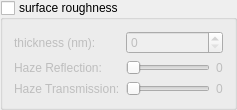
                      <widget class="QGroupBox" name="sroughGroup">
                       <property name="title">
                        <string>surface roughness</string>
                       </property>
                       <property name="checkable">
                        <bool>true</bool>
                       </property>
                       <property name="checked">
                        <bool>false</bool>
                       </property>
                       <layout class="QGridLayout" name="gridLayout_3">
                        <item row="0" column="0">
                         <widget class="QLabel" name="label_7">
                          <property name="text">
                           <string>thickness (nm):</string>
                          </property>
                         </widget>
                        </item>
                        <item row="1" column="0">
                         <widget class="QLabel" name="label_10">
                          <property name="text">
                           <string>Haze Reflection:</string>
                          </property>
                         </widget>
                        </item>
                        <item row="1" column="1">
                         <layout class="QHBoxLayout" name="horizontalLayout_9">
                          <item>
                           <widget class="QSlider" name="hazeRSlider">
                            <property name="maximum">
                             <number>100</number>
                            </property>
                            <property name="singleStep">
                             <number>1</number>
                            </property>
                            <property name="pageStep">
                             <number>1</number>
                            </property>
                            <property name="value">
                             <number>0</number>
                            </property>
                            <property name="orientation">
                             <enum>Qt::Horizontal</enum>
                            </property>
                           </widget>
                          </item>
                          <item>
                           <widget class="QLabel" name="hazeRLabel">
                            <property name="text">
                             <string>0</string>
                            </property>
                           </widget>
                          </item>
                         </layout>
                        </item>
                        <item row="0" column="1">
                         <widget class="QSpinBox" name="sroughThicknessEdit">
                          <property name="maximum">
                           <number>1000</number>
                          </property>
                         </widget>
                        </item>
                        <item row="2" column="0">
                         <widget class="QLabel" name="label_16">
                          <property name="text">
                           <string>Haze Transmission:</string>
                          </property>
                         </widget>
                        </item>
                        <item row="2" column="1">
                         <layout class="QHBoxLayout" name="horizontalLayout_17">
                          <item>
                           <widget class="QSlider" name="hazeTSlider">
                            <property name="maximum">
                             <number>100</number>
                            </property>
                            <property name="orientation">
                             <enum>Qt::Horizontal</enum>
                            </property>
                           </widget>
                          </item>
                          <item>
                           <widget class="QLabel" name="hazeTLabel">
                            <property name="text">
                             <string>0</string>
                            </property>
                           </widget>
                          </item>
                         </layout>
                        </item>
                       </layout>
                      </widget>
